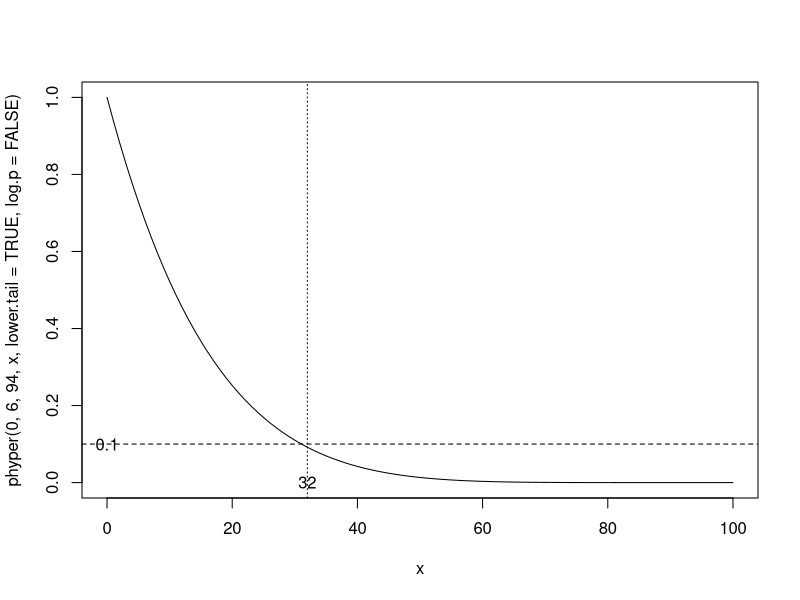
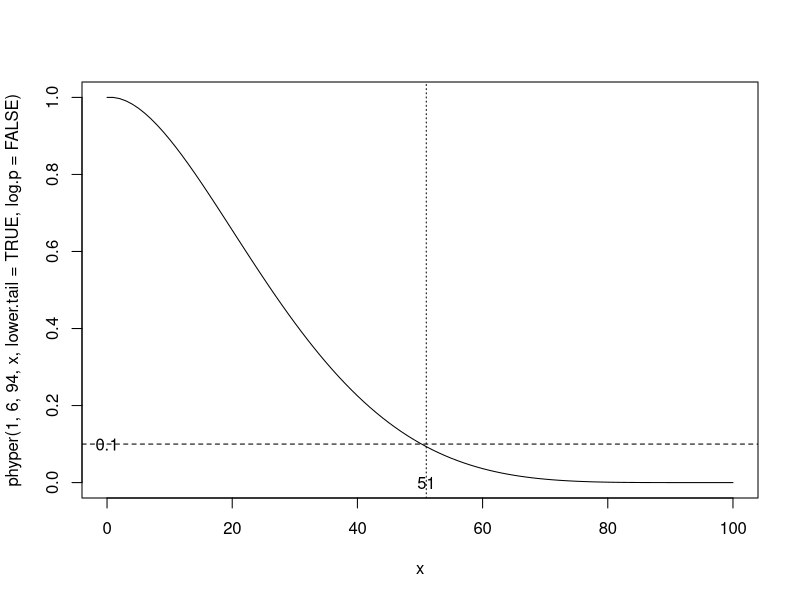
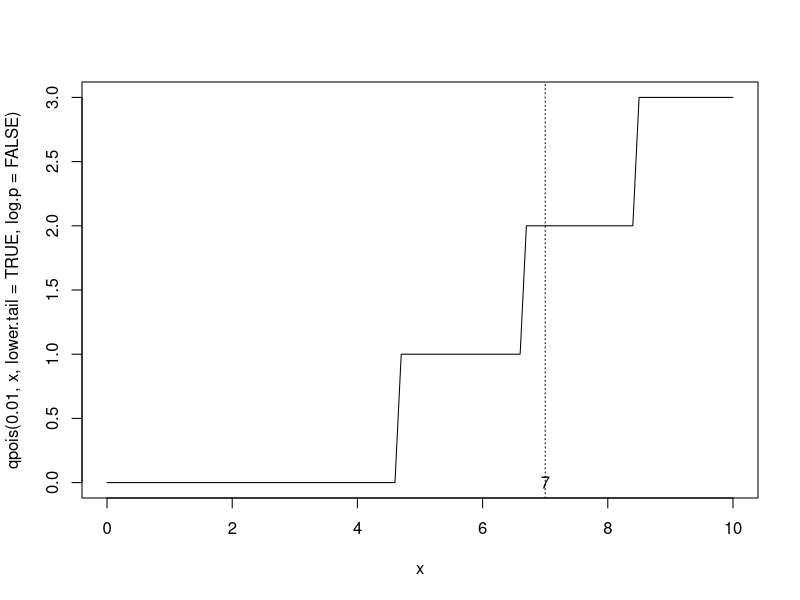
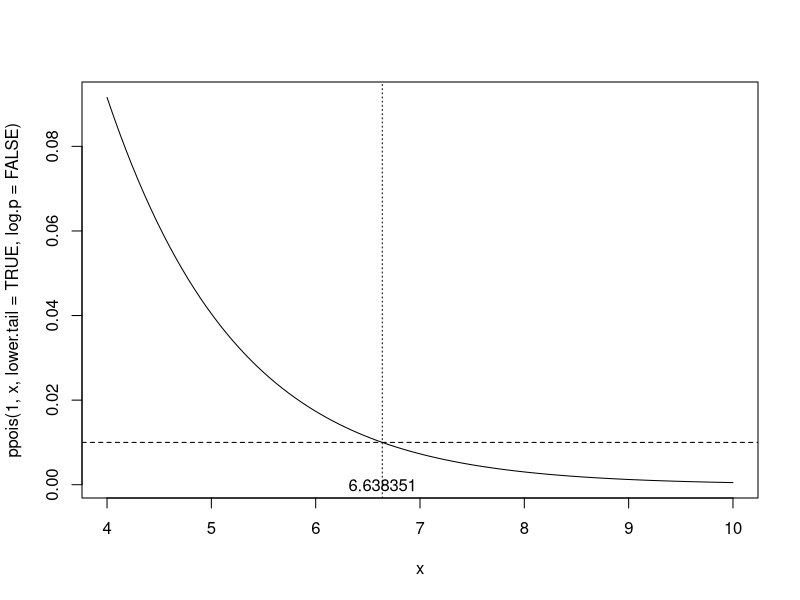

Write R code to recreate these figures, in order.
## ---- chunk 1
# by bisection method
# when K up to 32, the probability of no defective part is smaller than 0.1.
dhyper(0, 6, 94, 32, log = FALSE)
# when K down to 31, the defective might not be chose on 0.1 probability.
qhyper(0.1, 6, 94, 31, lower.tail = TRUE, log.p = FALSE)

# by function of phyper
uniroot(function(k)(phyper(0, 6, 94, k, lower.tail = TRUE, log.p = FALSE)-0.1), lower=0, upper=100)$root

curve(phyper(0, 6, 94, x, lower.tail = TRUE, log.p = FALSE), 0, 100); text(0,0.1, "0.1"); abline(h = 0.1, lty = 2); text(32,0, "32"); abline(v = 32, lty = 3)

# by resolving equation
uniroot(function(k)(((100-k)*(99-k)*(98-k)*(97-k)*(96-k)*(95-k))/(100*99*98*97*96*95)-0.1), lower=0, upper=100)$root



## ---- chunk 2
# by function of phyper
uniroot(function(k)(phyper(1, 6, 94, k, lower.tail = TRUE, log.p = FALSE)-0.1), lower=1, upper=100)$root

curve(phyper(1, 6, 94, x, lower.tail = TRUE, log.p = FALSE), 0, 100); text(0,0.1, "0.1"); abline(h = 0.1, lty = 2); text(51,0, "51"); abline(v = 51, lty = 3)

# by resolving equation
uniroot(function(k)(((95+5*k)*(100-k)*(99-k)*(98-k)*(97-k)*(96-k))/(100*99*98*97*96*95)-0.1), lower=0, upper=100)$root

## ---- chunk 3
# by resolving equation
uniroot(function(x)(exp(x)-100*x-100), lower=0, upper=10)$root

# by bisection method
# when lambda is between 6 and 7, a randomly chosen cookie has at least 2 chocolate chips on 0.01 probability.
qpois(0.01, 6, lower.tail = TRUE, log.p = FALSE)
curve(qpois(0.01, x, lower.tail = TRUE, log.p = FALSE), from=0,to=10); text(7,0, "7"); abline(v = 7, lty = 3)

# by function of ppois
uniroot(function(x)(ppois(1, x, lower.tail = TRUE, log.p = FALSE)-0.01), lower=0, upper=100)$root
curve(ppois(1, x, lower.tail = TRUE, log.p = FALSE), from=4,to=10); abline(h = 0.01, lty = 2); text(6.64,0, "6.638351"); abline(v = 6.638351, lty = 3)
